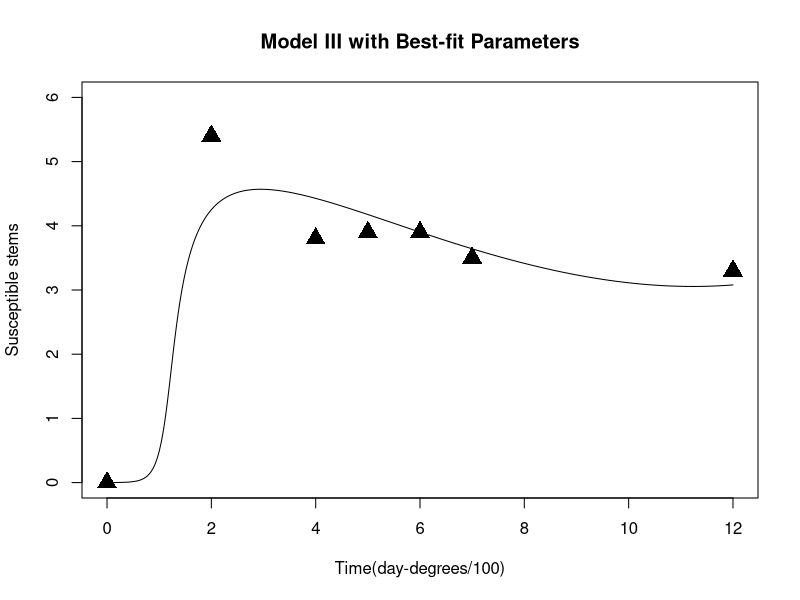
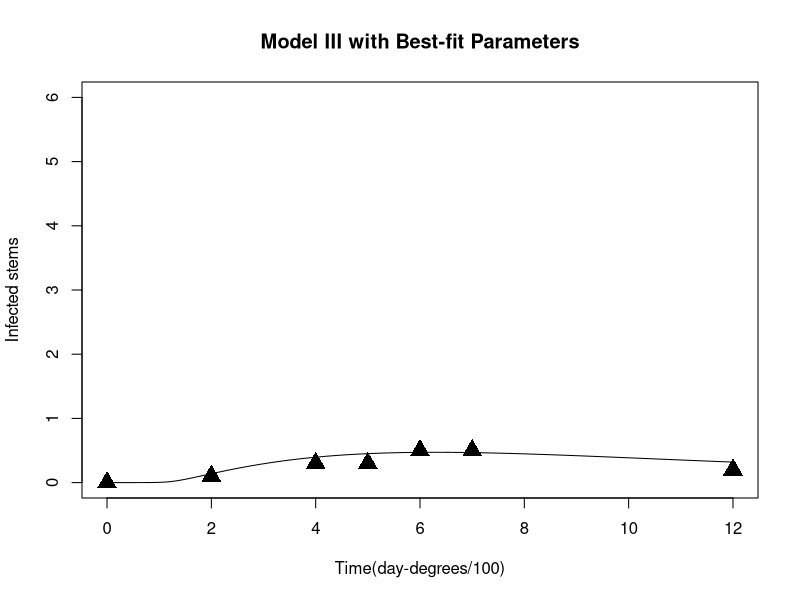

The R source for these figures, in order: (Note: this script raises an error after producing the figures.)
# ******************************
# This should be a single R script which reproduces the best fit parameters
# and all plots in the poster, and must run without any changes needed. 
# 
# The code should be tidy and well commented on what each aspect is implementing. 
# 
# Clearly indicate which element of the poster or which figure each part of 
# the code is producing. 
# 
# All code should be understood by all group members.
# 
# Group Number  |  Model  |  High/low density  
#      30       |   III   |        low
# ******************************


# ******************************
# Existing Data
# ******************************

# estimated experimental values of data points in Figure 2
time_data <- c(0, 2, 4, 5, 6, 7, 12) # Time(day-degrees/100)
S_data    <- c(0.0, 5.4, 3.8, 3.9, 3.9, 3.5, 3.3) # Susceptible stems
I_data    <- c(0.0, 0.1, 0.3, 0.3, 0.5, 0.5, 0.2) # Infected stems

# best-fit parameters for Model III Low density in Table 2
b       <- 0.0005
kappa   <- 11.725
lambda0 <- 0.064
mu      <- 0.140
alpha1  <- 0.721
alpha2  <- 0.261
alpha3  <- 0.0003
d       <- 0.215
# corresponding performance 
RSS     <- 10.73
df      <- 9


# ******************************
# Task 1 
# For your prescribed Model of f(I, S), solve the ODEs numerically in R with
# zero as initial conditions using the best-fit values for the parameters given
# in Table 2 of the article.
# ******************************

# library for solving differential equations
library(deSolve) 

# define the ODE system function
model3 = function(t, y, pars){
    with(as.list(c(y, pars)), {
        # Model III System 
        dS = b * (kappa - (S + I + R)) - L * S - 
            (alpha1 * I^2 - alpha2 * I) / (alpha3 + I^2)
        dI = L * S - d * I 
        dR = d * I 
        dL = - mu * L 

        return(list(c(dS, dI, dR, dL)))
    })
}

# define the parameter using the best-fit values
pars = c(
    b       = b       ,
    kappa   = kappa   ,
    lambda0 = lambda0 ,
    mu      = mu      ,
    alpha1  = alpha1  ,
    alpha2  = alpha2  ,
    alpha3  = alpha3  ,
    d       = d       
)

# set the initial condition for y 
yini = c(
    S = 0,
    I = 0,
    R = 0,
    L = lambda0 # lambda
)

# define the times to store the solution
times <- seq(0, 12, by = 0.01)

# Call the ODE solver and print the summary of the solution
out1  <- ode(yini, times, model3, pars)
summary(out1)

# plot numerical solution of the ODE system 
# plot the predicted susceptible stems
plot(
  out1[,1], out1[,2], type = "l", 
  xlim = c(0, 12), ylim = c(0, 6), 
  xlab = "Time(day-degrees/100)", ylab = "Susceptible stems", 
  main = "Model III with Best-fit Parameters"
)
points(time_data, S_data, pch = 17, cex = 2)
# plot the predicted infected stems
plot(
  out1[,1], out1[,3], type = "l", 
  xlim = c(0, 12), ylim = c(0, 6), 
  xlab = "Time(day-degrees/100)", ylab = "Infected stems", 
  main = "Model III with Best-fit Parameters"
)
points(time_data, I_data, pch = 17, cex = 2)


# ******************************
# Task 2 
# With your estimates of the data points, determine the best-fit for the 
# parameters with f(I, S) for your Model. 
# Compare your best-fit parameters with Table 2.
# Include the RSS errors for your fits (high and low density for both S and I). 
# Plot the solution of the ODEs with (simultaneously) your best-fit values, 
# the article’s best-fit values, and also your data points.
# ******************************

# library for least squares fit using levenberg-marquart algorithm
library(minpack.lm) 
# library for reshaping data (tall-narrow <-> short-wide)
library(reshape2) 

# preprocess for experimental data 
experiment_df = data.frame(time_data, S_data, I_data)
names(experiment_df) = c("time", "S", "I")

ssq = function(pars){
    # define the parameter, fixing b kappa & mu 
    parameters = c(
        b       = b                      ,
        kappa   = kappa                  ,
        lambda0 = unname(pars['lambda0']),
        mu      = mu                     ,
        alpha1  = unname(pars['alpha1']) ,
        alpha2  = unname(pars['alpha2']) ,
        alpha3  = unname(pars['alpha3']) ,
        d       = unname(pars['d'])      
    )
  
    # initial values for y 
    yini = c(
        S = 0,
        I = 0,
        R = 0,
        L = unname(pars['lambda0'])
    )

    # define the times which have already included the experimental time points
    # times <- c(seq(0, 12, by = 0.01), experiment_df$time)
    # times = sort(unique(times)) 
    times <- seq(0, 12, by = 0.01)

    # solve ODE for a given set of parameters
    out  <- ode(yini, times, model3, parameters)

    # Filter data that contains experimental time points
    out_df = data.frame(out)
    out_df = out_df[out_df$time %in% time_data, c("time", "S", "I")]
    
    # Evaluate predicted vs experimental residual
    pred_df = melt(out_df, id.var="time", variable.name="y", value.name="stems")
    exp_df = melt(experiment_df, id.var="time", variable.name="y",value.name="stems")
    ssqres = (pred_df$stems - exp_df$stems)

    # return predicted vs experimental residual
    return(ssqres)
    
}

# parameter fitting using levenberg marquart algorithm
# initial guess for parameters
init_pars = c(
    lambda0 = 0.05,
    alpha1  = 0.8,
    alpha2  = 0.3,
    alpha3  = 0.001,
    d       = 0.2
)
# fit and print the summary
fit_val = nls.lm(par = init_pars, fn = ssq)
summary(fit_val)

# print fitted parameter from estimated data points
# Best-fit values: λ₀, α₁, α₂, d
par_est = as.list(coef(fit_val))
print(par_est)

# setting the fitted parameters and initial condition of y 
esti_pars = c(
    b       = b              ,
    kappa   = kappa          ,
    lambda0 = par_est$lambda0,
    mu      = mu             ,
    alpha1  = par_est$alpha1 ,
    alpha2  = par_est$alpha2 ,
    alpha3  = par_est$alpha3 ,
    d       = par_est$d       
)
esti_yini = c(
    S = 0,
    I = 0,
    R = 0,
    L = par_est$lambda0
)

# define the times 
times <- seq(0, 12, by = 0.01)

# solve ODE using the fitted parameters and print the summary
out2  <- ode(esti_yini, times, model3, esti_pars)
summary(out2)

# Calculate the Total RSS and RSS for S and I separately
# Filter data that contains experimental time points
out2_df = data.frame(out2)
out2_df = out2_df[out2_df$time %in% time_data, c("time", "S", "I")]
# Evaluate predicted vs experimental residual
pred_df = melt(out2_df, id.var="time", variable.name="y", value.name="stems")
exp_df = melt(experiment_df, id.var="time", variable.name="y",value.name="stems")
print(paste("Total RSS:",  sum((pred_df$stems - exp_df$stems)^2) ))
print(paste("RSS for S:",  sum((out2_df$S - experiment_df$S)^2) ))
print(paste("RSS for I:",  sum((out2_df$I - experiment_df$I)^2) ))

# Predicted S and I at each time point (0,2,4,5,6,7,12)
print(out2_df)

# Plot the solution of the ODEs with our best-fit values, 
# the article’s best-fit values, and also the data points.
# plot the predicted susceptible stems
plot(
  out1[,1], out1[,2], type = "l", col = "blue", lwd = 2.5,
  xlim = c(0, 12), ylim = c(0, 6), 
  xlab = "Time(day-degrees/100)", ylab = "Susceptible stems", 
  main = "Model III"
)
lines(out2[,1], out2[,2], type = "l", col = "green", lwd = 2.5)
points(time_data, S_data, pch = 17, cex = 2)
legend("topright", legend = c( "The paper's best-fit", "Our best-fit"),
    col = c("blue", "green"), lwd = 2.5)
# plot the predicted infected stems
plot(
  out1[,1], out1[,3], type = "l", col = "blue", lwd = 2.5,
  xlim = c(0, 12), ylim = c(0, 6), 
  xlab = "Time(day-degrees/100)", ylab = "Infected stems", 
  main = "Model III"
)
lines(out2[,1], out2[,3], type = "l", col = "green", lwd = 2.5)
points(time_data, I_data, pch = 17, cex = 2)
legend("topright", legend = c( "The paper's best-fit", "Our best-fit"),
    col = c("blue", "green"), lwd = 2.5)


# ******************************
# Task 3 
# Sensitivity Analysis
# ******************************

# define the full sensitivity system function
model3_sens = function(t, y, pars){
    with(as.list(c(y, pars)), {
        # Model III System 
        dS = b * (kappa - (S + I + R)) - L * S - 
            (alpha1 * I^2 - alpha2 * I) / (alpha3 + I^2)
        dI = L * S - d * I 
        dR = d * I 
        dL = - mu * L 

        # Sensitivity Equations
        # predefined equation
        fI = ( (2 * alpha1 * I - alpha2) * ( alpha3 + I^2 ) - 
                (alpha1 * I^2 - alpha2 * I) * ( 2 * I ) 
             )  /  ( alpha3 + I^2 ) ^ 2

        # sensitivity with respect to b
        dSb = (- b - L) * Sb + (- b - fI) * Ib - b * Rb - S * Lb + 
                 (kappa - (S + I + R))
        dIb = L * Sb - d * Ib + S * Lb
        dRb = d * Ib
        dLb = - mu * Lb 

        # sensitivity with respect to kappa
        dSk = (- b - L) * Sk + (- b - fI) * Ik - b * Rk - S * Lk + b
        dIk = L * Sk - d * Ik + S * Lk
        dRk = d * Ik
        dLk = - mu * Lk

        # Sensitivity with respect to mu
        dSm = (- b - L) * Sm + (- b - fI) * Im - b * Rm - S * Lm
        dIm = L * Sm - d * Im + S * Lm
        dRm = d * Im
        dLm = - mu * Lm - L

        # Sensitivity with respect to d
        dSd = (- b - L) * Sd + (- b - fI) * Id - b * Rd - S * Ld
        dId = L * Sd - d * Id + S * Ld - I 
        dRd = d * Id + I 
        dLd = - mu * Ld

        # Sensitivity with respect to alpha1
        dSa1= (- b - L) * Sa1 + (- b - fI) * Ia1 - b * Ra1 - S * La1 - 
                I^2 / ( alpha3 + I^2 )
        dIa1= L * Sa1 - d * Ia1 + S * La1
        dRa1= d * Ia1
        dLa1= - mu * La1

        # Sensitivity with respect to alpha2
        dSa2= (- b - L) * Sa2 + (- b - fI) * Ia2 - b * Ra2 - S * La2 + 
                I / ( alpha3 + I^2 )
        dIa2= L * Sa2 - d * Ia2 + S * La2
        dRa2= d * Ia2
        dLa2= - mu * La2

        # Sensitivity with respect to alpha3
        dSa3= (- b - L) * Sa3 + (- b - fI) * Ia3 - b * Ra3 - S * La3 +
                (alpha1 * I^2 - alpha2 * I ) / ( alpha3 + I^2 )^2
        dIa3= L * Sa3 - d * Ia3 + S * La3
        dRa3= d * Ia3
        dLa3= - mu * La3

        # Sensitivity with respect to lambda0
        dSl = (- b - L) * Sl + (- b - fI) * Il - b * Rl - S * Ll
        dIl = L * Sl - d * Il + S * Ll
        dRl = d * Il
        dLl = - mu * Ll

        return(list(c(
            dS, dI, dR, dL, 
            dSb, dIb, dRb, dLb, 
            dSk, dIk, dRk, dLk,
            dSm, dIm, dRm, dLm,
            dSd, dId, dRd, dLd,
            dSa1, dIa1, dRa1, dLa1,
            dSa2, dIa2, dRa2, dLa2,
            dSa3, dIa3, dRa3, dLa3,
            dSl, dIl, dRl, dLl
        )))
    })
}

# define the parameter using the best-fit values
pars = c(
    b       = b       ,
    kappa   = kappa   ,
    lambda0 = lambda0 ,
    mu      = mu      ,
    alpha1  = alpha1  ,
    alpha2  = alpha2  ,
    alpha3  = alpha3  ,
    d       = d       
)

# set the initial condition for y 
yini_sens = c(
    S = 0,
    I = 0,
    R = 0,
    L = lambda0,
    Sb = 0, Ib = 0, Rb = 0, Lb = 0, 
    Sk = 0, Ik = 0, Rk = 0, Lk = 0, 
    Sm = 0, Im = 0, Rm = 0, Lm = 0, 
    Sd = 0, Id = 0, Rd = 0, Ld = 0, 
    Sa1 = 0, Ia1 = 0, Ra1 = 0, La1 = 0, 
    Sa2 = 0, Ia2 = 0, Ra2 = 0, La2 = 0, 
    Sa3 = 0, Ia3 = 0, Ra3 = 0, La3 = 0, 
    Sl = 0, Il = 0, Rl = 0, Ll = 1
)

# define the times to store the solution
times <- seq(0, 12, by = 0.01)

# Call the ODE solver and print the summary of the solution
out3  <- ode(yini_sens, times, model3_sens, pars)
summary(out3)

# Plot the solution of sensitivity system
plot(out3)
